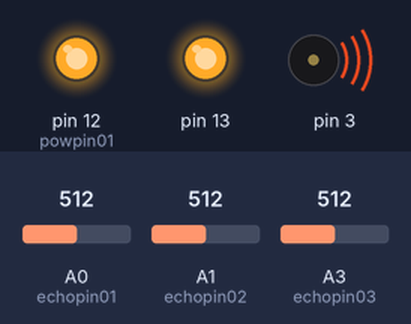
Simulated run of this sketch. Board: Arduino Uno, built with avr-gcc and run on an emulated ATmega328P. Shown: output pins drawn as LEDs (lit = HIGH), buzzer (waves = sounding). The test bench sets the inputs (shaded band); at power-on: A0 (echopin01) = 512, A1 (echopin02) = 512, A3 (echopin03) = 512. What the sketch prints to the serial monitor is not drawn.

Above: at 1.2 s.
1.3 s: A0 (echopin01) set to 954
2.8 s: A0 (echopin01) set to 969
At 3.7 s:
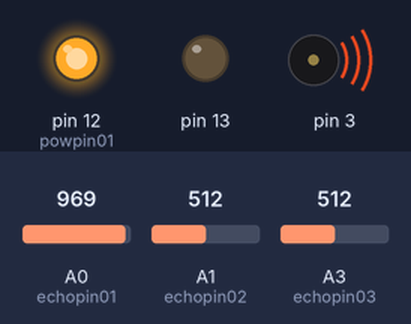
4.3 s: A0 (echopin01) set to 900
At 4.9 s:
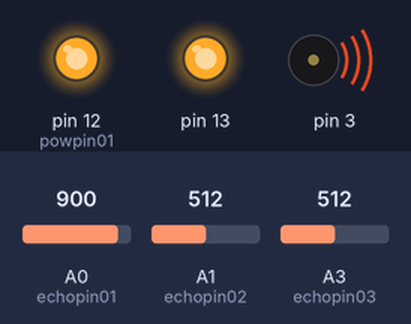
5.8 s: A0 (echopin01) set to 1023
At 7.2 s:
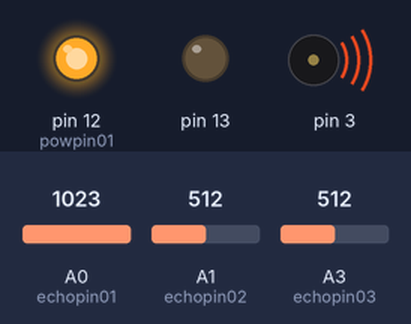
Timing chart, 0 to 8.3 s (numbered marks = the images above; inputs shaded):
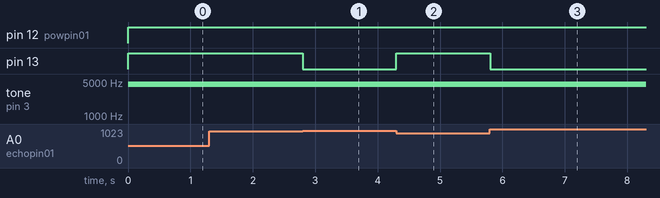

The sketch:

disruptor_nov27a.ino
```cpp
const int echopin01 = A0;
const int echopin02 = A1;
const int echopin03 = A3;
const int powpin01 = 12;


void setup() {
  // put your setup code here, to run once:
 pinMode(echopin01, INPUT);
 pinMode(powpin01, OUTPUT);
 pinMode(echopin02, INPUT);
 pinMode(echopin03, INPUT);
 Serial.begin(9600);
}

void loop() {
  // put your main code here, to run repeatedly:
  digitalWrite(powpin01, HIGH);

  int cm = analogRead(A0);
  int duration = analogRead(A1);
  int deeelay = analogRead(A3);
  int brightness01 = map(cm, 1023, 0, 120, 255);
  int sounding01 = map(cm, 1023, 0, -1, 521);
  int duration01 = map(duration, 1023, 0, 0, 24);
  int duration02 = map(deeelay, 1023, 0, 9000, -10);
  tone(3, duration02, sounding01);
  Serial.print(deeelay);

  analogWrite(13, brightness01);  //set led to mapped brightness of inverted distance
  delay(duration01);

}
```

Measured:
- the behaviour switches between 962 and 963 on A0 (echopin01) (found by bisection; images 0 and 1)
- after the input at 1.3 s, every drawn part: stays the same
- after the input at 2.8 s, pin 13: HIGH → LOW at once
- after the input at 4.3 s, pin 13: LOW → HIGH at once
- after the input at 5.8 s, pin 13: HIGH → LOW at once
